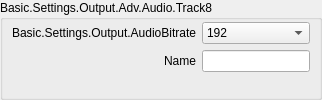
                            <widget class="QGroupBox" name="groupBox_21">
                             <property name="sizePolicy">
                              <sizepolicy hsizetype="Preferred" vsizetype="Preferred">
                               <horstretch>0</horstretch>
                               <verstretch>0</verstretch>
                              </sizepolicy>
                             </property>
                             <property name="title">
                              <string>Basic.Settings.Output.Adv.Audio.Track8</string>
                             </property>
                             <layout class="QFormLayout" name="formLayout_71">
                              <property name="fieldGrowthPolicy">
                               <enum>QFormLayout::AllNonFixedFieldsGrow</enum>
                              </property>
                              <property name="labelAlignment">
                               <set>Qt::AlignRight|Qt::AlignTrailing|Qt::AlignVCenter</set>
                              </property>
                              <property name="leftMargin">
                               <number>9</number>
                              </property>
                              <property name="topMargin">
                               <number>2</number>
                              </property>
                              <property name="rightMargin">
                               <number>9</number>
                              </property>
                              <property name="bottomMargin">
                               <number>9</number>
                              </property>
                              <item row="0" column="0">
                               <widget class="QLabel" name="advOutTrack8BitrateLabel">
                                <property name="minimumSize">
                                 <size>
                                  <width>170</width>
                                  <height>0</height>
                                 </size>
                                </property>
                                <property name="text">
                                 <string>Basic.Settings.Output.AudioBitrate</string>
                                </property>
                                <property name="alignment">
                                 <set>Qt::AlignRight|Qt::AlignTrailing|Qt::AlignVCenter</set>
                                </property>
                                <property name="buddy">
                                 <cstring>advOutTrack8Bitrate</cstring>
                                </property>
                               </widget>
                              </item>
                              <item row="0" column="1">
                               <widget class="QComboBox" name="advOutTrack8Bitrate">
                                <property name="sizePolicy">
                                 <sizepolicy hsizetype="Preferred" vsizetype="Preferred">
                                  <horstretch>0</horstretch>
                                  <verstretch>0</verstretch>
                                 </sizepolicy>
                                </property>
                                <property name="currentIndex">
                                 <number>8</number>
                                </property>
                                <item>
                                 <property name="text">
                                  <string>32</string>
                                 </property>
                                </item>
                                <item>
                                 <property name="text">
                                  <string>48</string>
                                 </property>
                                </item>
                                <item>
                                 <property name="text">
                                  <string>64</string>
                                 </property>
                                </item>
                                <item>
                                 <property name="text">
                                  <string>80</string>
                                 </property>
                                </item>
                                <item>
                                 <property name="text">
                                  <string>96</string>
                                 </property>
                                </item>
                                <item>
                                 <property name="text">
                                  <string>112</string>
                                 </property>
                                </item>
                                <item>
                                 <property name="text">
                                  <string>128</string>
                                 </property>
                                </item>
                                <item>
                                 <property name="text">
                                  <string>160</string>
                                 </property>
                                </item>
                                <item>
                                 <property name="text">
                                  <string>192</string>
                                 </property>
                                </item>
                                <item>
                                 <property name="text">
                                  <string>256</string>
                                 </property>
                                </item>
                                <item>
                                 <property name="text">
                                  <string>320</string>
                                 </property>
                                </item>
                               </widget>
                              </item>
                              <item row="1" column="0">
                               <widget class="QLabel" name="label_9003">
                                <property name="text">
                                 <string>Name</string>
                                </property>
                                <property name="buddy">
                                 <cstring>advOutTrack8Name</cstring>
                                </property>
                               </widget>
                              </item>
                              <item row="1" column="1">
                               <widget class="QLineEdit" name="advOutTrack8Name">
                                <property name="sizePolicy">
                                 <sizepolicy hsizetype="Expanding" vsizetype="Preferred">
                                  <horstretch>0</horstretch>
                                  <verstretch>0</verstretch>
                                 </sizepolicy>
                                </property>
                               </widget>
                              </item>
                             </layout>
                            </widget>
